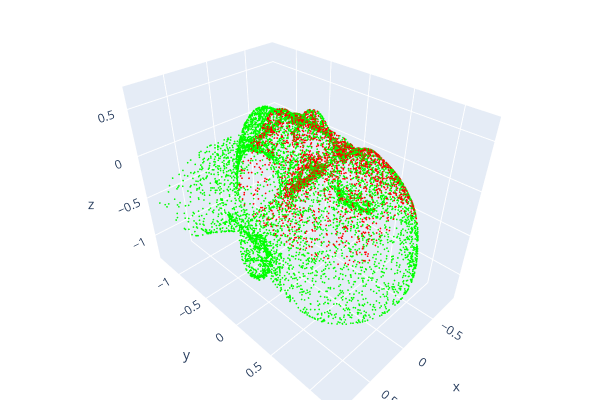

Write notebook code for a chart like this one.
### Code cell
# here we set ref to the full morphed sample of src to see perfect algignment

test_gt_morphed = torch.load(DATASET_DIR / "data" / test_sample["pcd_morphed"], weights_only=False)

morphed_pcd = o3d.geometry.PointCloud()
morphed_pcd.points = o3d.utility.Vector3dVector(test_gt_morphed)
morphed_pcd.paint_uniform_color([0.0, 1.0, 0.0]) 

src_pcd = o3d.geometry.PointCloud()
src_pcd.points = o3d.utility.Vector3dVector(test_src)
src_pcd.paint_uniform_color([1.0, 0.0, 0.0]) 

o3d.visualization.draw_plotly([morphed_pcd, src_pcd.transform(T)])

### Figure 1 — Plotly figure (JSON) as saved in the notebook; plotly's stock layout.template omitted (floating-point values rounded to 4 significant figures; data arrays with more than 128 entries replaced by an {"elided": "..."} marker saying what was removed)
{"data": [{"marker": {"color": {"elided": "10788x3 float values"}, "size": 1}, "mode": "markers", "type": "scatter3d", "x": {"elided": "10788 float values"}, "y": {"elided": "10788 float values"}, "z": {"elided": "10788 float values"}}, {"marker": {"color": {"elided": "3262x3 float values"}, "size": 1}, "mode": "markers", "type": "scatter3d", "x": {"elided": "3262 float values"}, "y": {"elided": "3262 float values"}, "z": {"elided": "3262 float values"}}], "layout": {"height": 400, "margin": {"b": 0, "l": 0, "r": 0, "t": 0}, "scene": {"camera": {"center": {"x": 0, "y": 0, "z": 0}, "up": {"x": 0, "y": 0, "z": 1}}}, "showlegend": false, "width": 600}}
